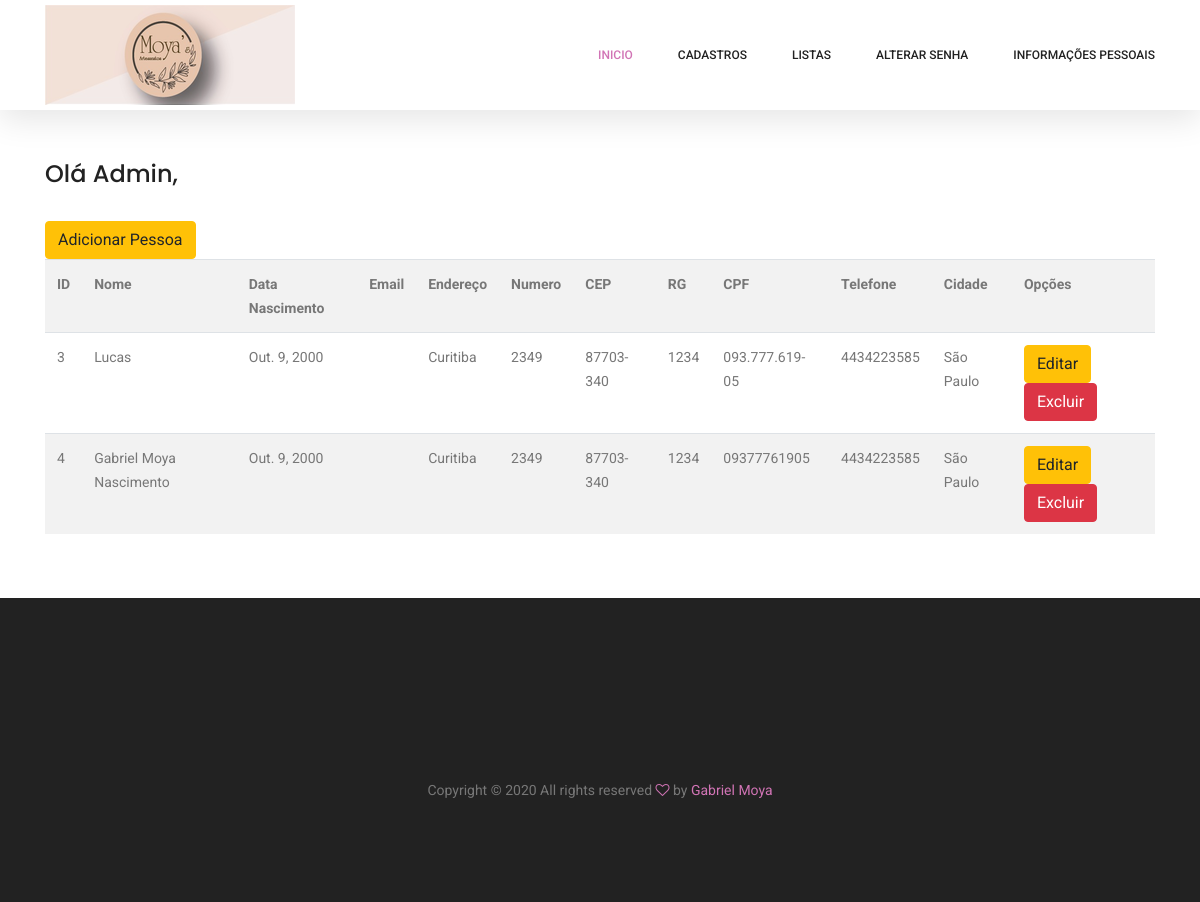
Before: /listar/pessoas/ (signed in) with the older database file.
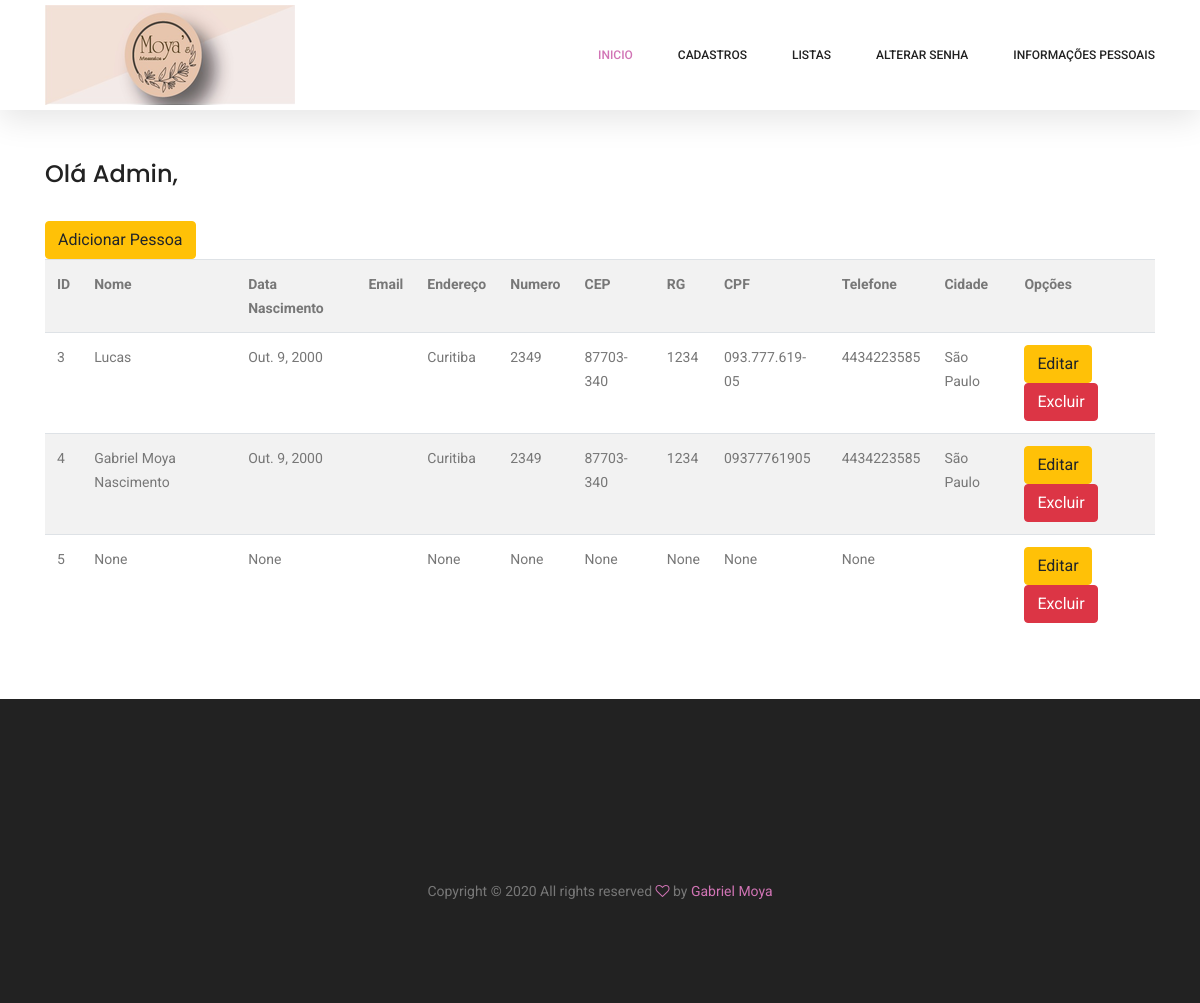
After: the same page with the newer database file.
### cadastros/models.py (models this page shows, shortened)
class Pessoa(models.Model):
    nome = models.CharField(max_length=50, verbose_name="Qual seu nome?", help_text="Digite seu nome completo", null=True)
    nascimento = models.DateField(verbose_name='data de nascimento', null=True)
    endereco = models.CharField(max_length=100, null=True)
    numero = models.CharField(max_length=10, verbose_name="Número", null=True)
    cep = models.CharField(max_length=25, null=True)
    rg = models.CharField(max_length=25, null=True)
    cpf = models.CharField(max_length=25, null=True)
    telefone = models.CharField(max_length=25, null=True)
    cidade = models.ForeignKey(Cidade, on_delete=models.PROTECT, null=True)
    usuario = models.OneToOneField(User, on_delete=models.PROTECT)

class Cidade(models.Model):
    nome = models.CharField(max_length=50)
    estado = models.ForeignKey(Estado, on_delete=models.PROTECT)

### cadastros/views.py (the view)
# urls.py: path('listar/pessoas/', PessoaList.as_view(), name="listar-pessoas"),
class PessoaList(LoginRequiredMixin, ListView):
    model = Pessoa
    template_name = 'cadastros/listar_pessoas.html'
    login_url = reverse_lazy('login')
    def get_queryset(self):
        self.object_list = Pessoa.objects.all()
        return self.object_list

### cadastros/templates/cadastros/listar_pessoas.html
{% extends 'cadastros/formulario.html' %}
{% load crispy_forms_tags %}
{% block conteudo %}
<div class="container mt-5 py-5">
    <div class="row pt-5 mt-3">
        <div class="col-lg">
            {% if request.user.groups.all.0.name == "Administrador" %}
            <h3>Olá Admin,</h3><br>
            {% else %}
            <h3>Olá Funcionário,</h3><br>
            {% endif %}
            <a href="{% url 'cadastrar-pessoa' %}" class="btn btn-warning">Adicionar Pessoa</a>
            <table class="table table-striped">
                <tr>
                    <th>ID</th>
                    <th>Nome</th>
                    <th>Data Nascimento</th>
                    <th>Email</th>
                    <th>Endereço</th>
                    <th>Numero</th>
                    <th>CEP</th>
                    <th>RG</th>
                    <th>CPF</th>
                    <th>Telefone</th>
                    <th>Cidade</th>
                    <th>Opções</th>
                </tr>
                {% for pessoa in object_list %}
                <tr>
                    <td>{{pessoa.pk}}</td>
                    <td>{{pessoa.nome}}</td>
                    <td>{{pessoa.nascimento}}</td>
                    <td>{{pessoa.email}}</td>
                    <td>{{pessoa.endereco}}</td>
                    <td>{{pessoa.numero}}</td>
                    <td>{{pessoa.cep}}</td>
                    <td>{{pessoa.rg}}</td>
                    <td>{{pessoa.cpf}}</td>
                    <td>{{pessoa.telefone}}</td>
                    <td>{{pessoa.cidade.nome}}</td>
                    <td>
                        <a href="{% url 'atualizar-pessoa' pessoa.pk %}" class="btn btn-warning">Editar</a>
                        <a href="{% url 'deletar-pessoa' pessoa.pk %}" class="btn btn-danger">Excluir</a>
                    </td>
                </tr>
                {% empty %}
                <tr>
                    <td colspan="3">Nenhuma pessoa cadastrada!</td>
                </tr>
                {% endfor %}
            </table>
        </div>
    </div>
</div>
{% endblock %}

Changed rows visible on the page:
added Pessoa: pk "5", nome "None", nascimento "None", endereco "None", numero "None", cep "None", rg "None", cpf "None", telefone "None"
